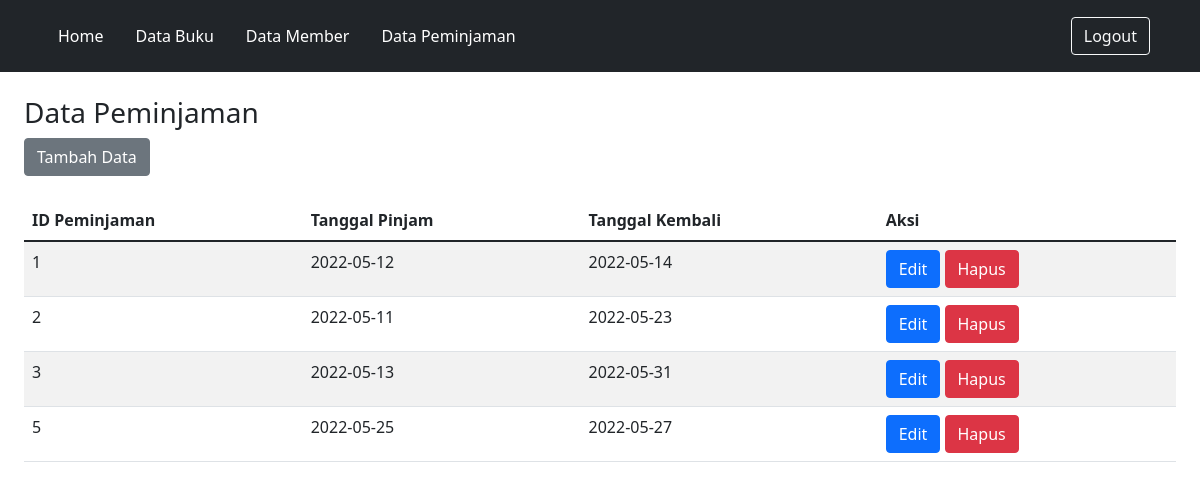
The page /Peminjaman.php (signed in) on the database its author committed.
### tables this page shows
CREATE TABLE `peminjaman` (
  `id_peminjaman` int(11) NOT NULL,
  `tgl_pinjam` date NOT NULL,
  `tgl_kembali` date NOT NULL
);

### Koneksi.php (called while the page is built, shortened)
<?php
function koneksi()
{
    try {
        $dbh = new PDO('mysql:host=localhost;dbname=perpustakaan', "root", "");
        $dbh->setAttribute( PDO::ATTR_ERRMODE, PDO::ERRMODE_EXCEPTION );
      }
      catch (PDOException $e) {
        print "Koneksi atau query bermasalah: " . $e->getMessage() . "<br/>";
        die();
      }
    return $dbh;
}
?>

### Model.php (the view, shortened to what this page needs)
<!DOCTYPE html>
<html lang="en">
<head>
    <link href="https://cdn.jsdelivr.net/npm/bootstrap@5.1.3/dist/css/bootstrap.min.css" rel="stylesheet">
</head>
<body>
</body>
</html>
<?php
require("./Koneksi.php");
include('Header.php');
function readData($nama_tabel)
{
    $stmt = koneksi()->prepare("SELECT * FROM $nama_tabel");
    $stmt->execute();
    $result = $stmt->fetchAll();
    if (!empty($result)) {
        if ($nama_tabel == "member") {
            foreach ($result as $hasil) {
                echo "<tr>";
                echo "<td>" . $hasil['id_member'] . "</td>";
                echo "<td>" . $hasil['nama_member'] . "</td>";
                echo "<td>" . $hasil['nomor_member'] . "</td>";
                echo "<td>" . $hasil['password'] . "</td>";
                echo "<td>" . $hasil['alamat'] . "</td>";
                echo "<td>" . $hasil["tgl_mendaftar"] . "</td>";
                echo "<td>" . $hasil["tgl_terakhir_bayar"] . "</td>";
                echo "<td>";
                echo "<a class='btn btn-primary' href='FormMember.php?id_member=" . $hasil['id_member'] . "'>Edit</a>";
                echo " ";
                echo "<a class='btn btn-danger' href='Member.php?id_member=" . $hasil['id_member'] . "' onclick=\"return confirm('Yakin Ingin Dihapus?')\">Hapus</a>";
                echo "</td>";
                echo "</tr>";
            }
        } elseif ($nama_tabel == "peminjaman") {
            foreach ($result as $hasil) {
                echo "<tr>";
                echo "<td>" . $hasil["id_peminjaman"] . "</td>";
                echo "<td>" . $hasil["tgl_pinjam"] . "</td>";
                echo "<td>" . $hasil["tgl_kembali"] . "</td>";
                echo "<td>";
                echo "<a class='btn btn-primary' href='FormPeminjaman.php?id_peminjaman=" . $hasil['id_peminjaman'] . "'>Edit</a>";
                echo "<a class='btn btn-danger' href='Peminjaman.php?id_peminjaman=" . $hasil['id_peminjaman'] . "' onclick=\"return confirm('Yakin Ingin Dihapus?')\">Hapus</a>";
                echo "</td>";
                echo "</tr>";
            }
        }
    }
}

### rows shown on the page
peminjaman: id_peminjaman "1", tgl_pinjam "2022-05-12", tgl_kembali "2022-05-14"
peminjaman: id_peminjaman "2", tgl_pinjam "2022-05-11", tgl_kembali "2022-05-23"
peminjaman: id_peminjaman "3", tgl_pinjam "2022-05-13", tgl_kembali "2022-05-31"
peminjaman: id_peminjaman "5", tgl_pinjam "2022-05-25", tgl_kembali "2022-05-27"
